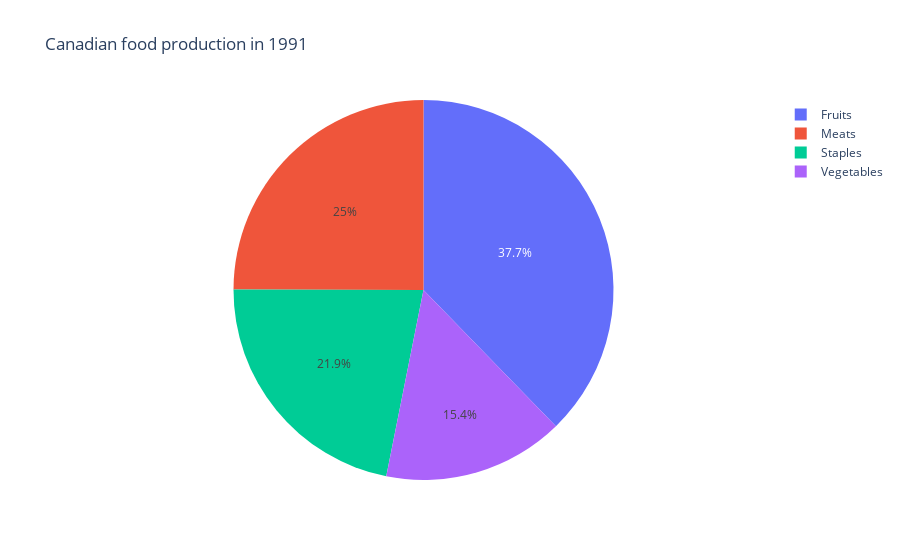

Here is the notebook cell this chart was saved with:
### Code cell
# Pie chart of categories' production in one year
sub = df_cats_3.loc[df_cats_3.index.get_level_values('Year') == 2021]
fig = px.pie(sub, values='Production', names=sub.index.get_level_values('Category'), title='Canadian food production in 1991')
fig.show()

### Figure 1 — Plotly figure (JSON) as saved in the notebook; plotly's stock layout.template omitted (floating-point values rounded to 4 significant figures)
{"data": [{"domain": {"x": [0, 1], "y": [0, 1]}, "hovertemplate": "label=%{label}<br>Production=%{value}<extra></extra>", "labels": ["Fruits", "Meats", "Staples", "Vegetables"], "legendgroup": "", "name": "", "showlegend": true, "type": "pie", "values": [159.3, 105.4, 92.49, 65.11]}], "layout": {"legend": {"tracegroupgap": 0}, "title": {"text": "Canadian food production in 1991"}}}
